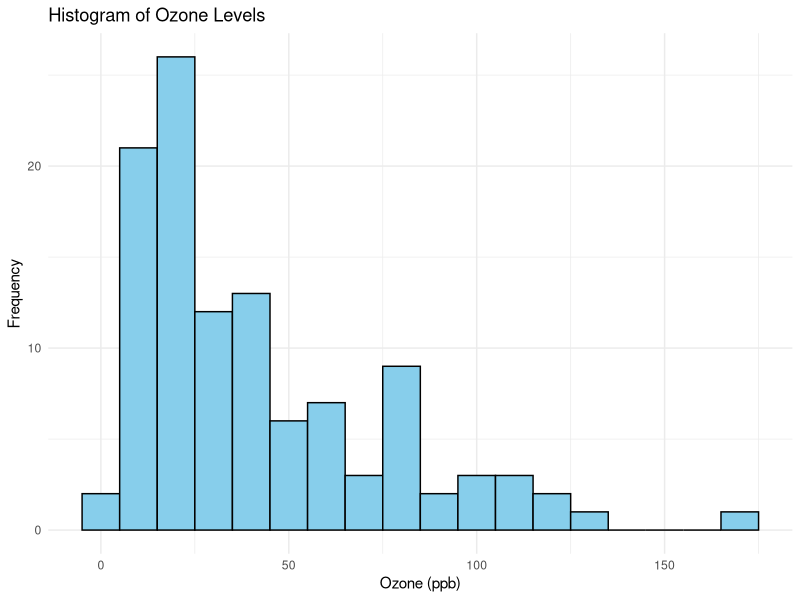
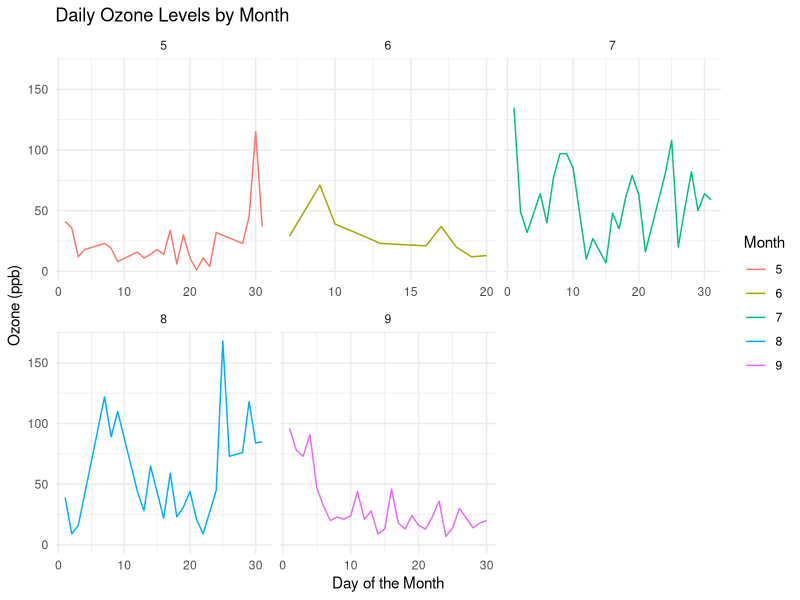
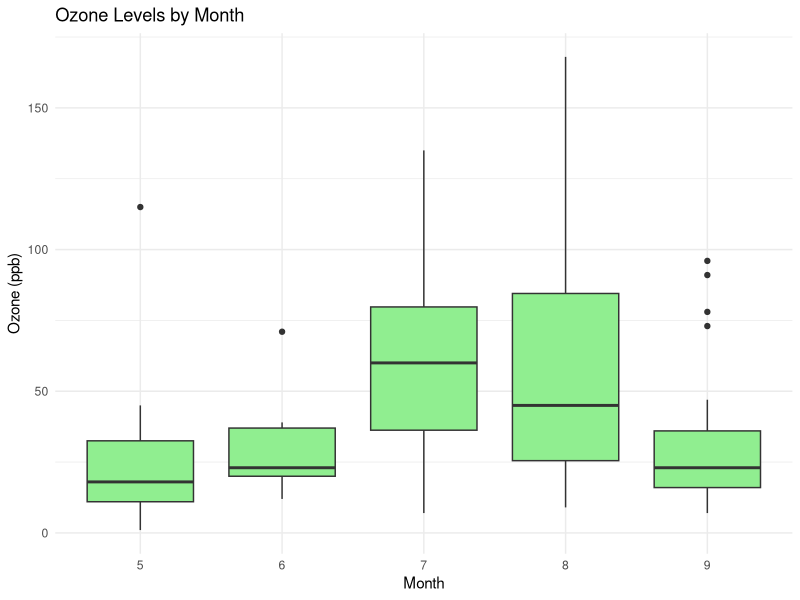

Write the R code that produced these figures, in order.
# Load necessary library
library(ggplot2)

# View structure of the dataset
str(airquality)

# Basic summary of the dataset
summary(airquality)

# Handle missing values (optional: remove rows with NA)
airquality_clean <- na.omit(airquality)

# Plot 1: Histogram of Ozone levels
ggplot(airquality_clean, aes(x = Ozone)) +
  geom_histogram(binwidth = 10, fill = "skyblue", color = "black") +
  labs(title = "Histogram of Ozone Levels",
       x = "Ozone (ppb)",
       y = "Frequency") +
  theme_minimal()

# Plot 2: Time Series plot of Ozone over days (by Month)
ggplot(airquality_clean, aes(x = Day, y = Ozone, color = factor(Month))) +
  geom_line() +
  facet_wrap(~Month, scales = "free_x") +
  labs(title = "Daily Ozone Levels by Month",
       x = "Day of the Month",
       y = "Ozone (ppb)",
       color = "Month") +
  theme_minimal()

# Plot 3: Boxplot of Ozone by Month
ggplot(airquality_clean, aes(x = factor(Month), y = Ozone)) +
  geom_boxplot(fill = "lightgreen") +
  labs(title = "Ozone Levels by Month",
       x = "Month",
       y = "Ozone (ppb)") +
  theme_minimal()
